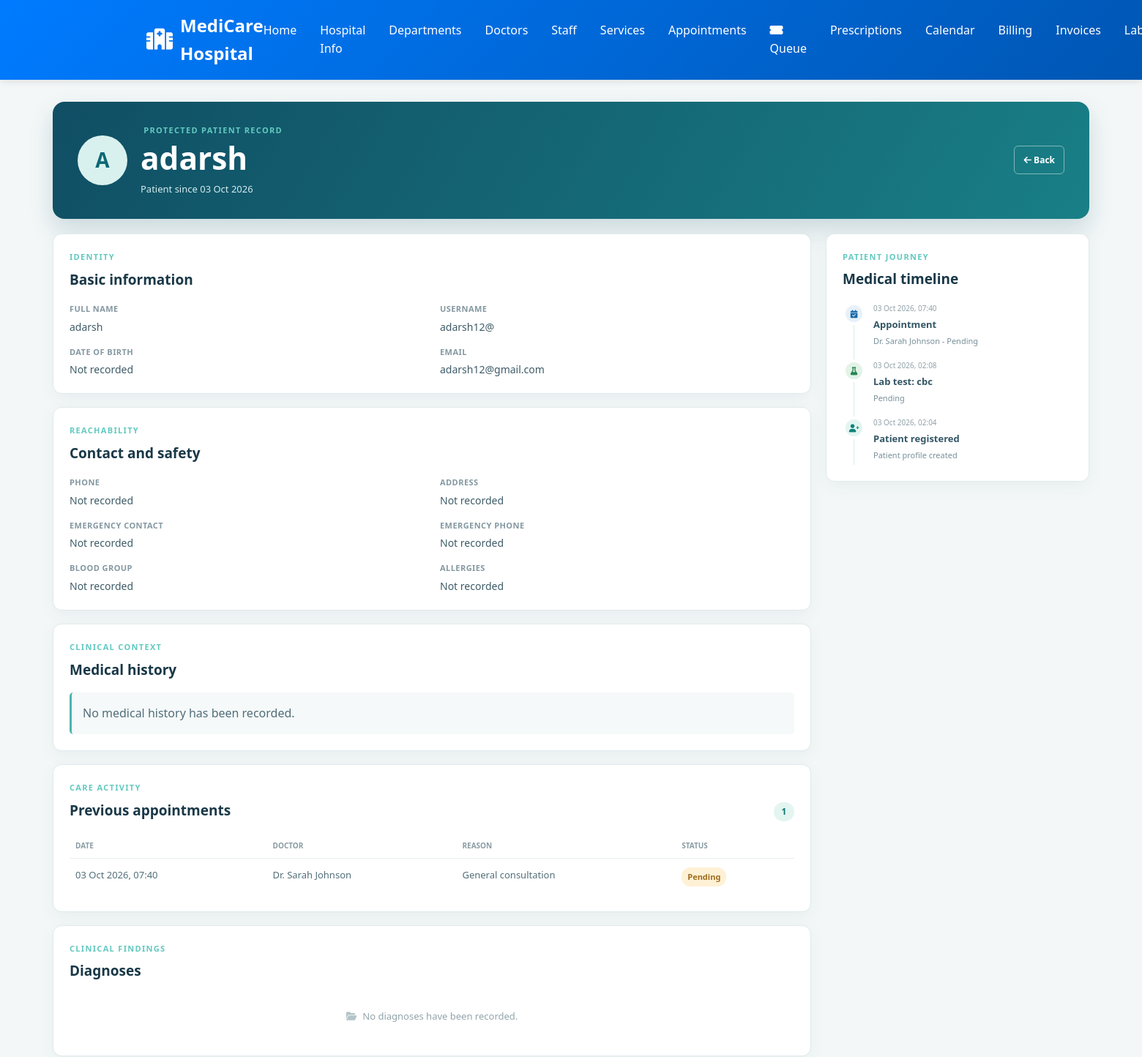
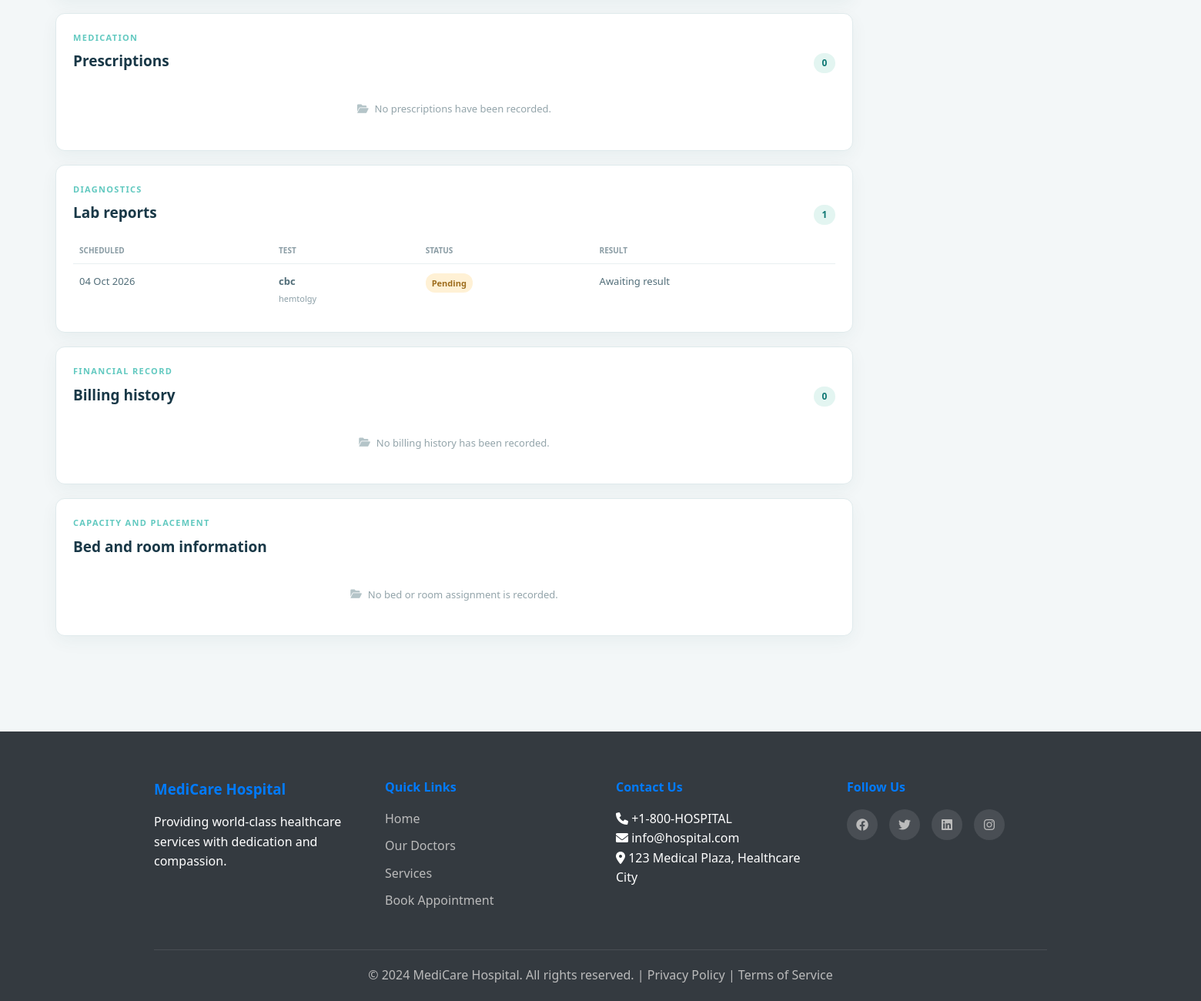
The app's page /patient-profile/5 (signed in) with its own data (2 pictures, top to bottom).
### hospital/hospital_management_system/app.py (models this page shows, shortened)
class User(db.Model):
    id = db.Column(db.Integer, primary_key=True)
    username = db.Column(db.String(80), unique=True, nullable=False)
    email = db.Column(db.String(100), unique=True, nullable=False)
    password_hash = db.Column(db.String(255), nullable=False)
    full_name = db.Column(db.String(100), nullable=False)
    user_type = db.Column(db.String(20), default='patient')  # 'admin' or 'patient'
    phone = db.Column(db.String(20))
    date_of_birth = db.Column(db.Date)
    address = db.Column(db.Text)
    medical_history = db.Column(db.Text)
    emergency_contact_name = db.Column(db.String(100))
    emergency_contact_phone = db.Column(db.String(20))
    blood_group = db.Column(db.String(10))
    allergies = db.Column(db.Text)
    created_at = db.Column(db.DateTime, default=datetime.now)
    appointments = db.relationship('Appointment', backref='user', foreign_keys='Appointment.user_id', cascade='all, delete-orphan')
    bills = db.relationship('Bill', backref='user', foreign_keys='Bill.user_id', cascade='all, delete-orphan')

class Appointment(db.Model):
    id = db.Column(db.Integer, primary_key=True)
    user_id = db.Column(db.Integer, db.ForeignKey('user.id'))
    patient_name = db.Column(db.String(100), nullable=False)
    patient_email = db.Column(db.String(100), nullable=False)
    patient_phone = db.Column(db.String(20), nullable=False)
    doctor_id = db.Column(db.Integer, db.ForeignKey('doctor.id'), nullable=False)
    appointment_date = db.Column(db.DateTime, nullable=False)
    reason = db.Column(db.Text)
    status = db.Column(db.String(20), default='Pending')
    token_number = db.Column(db.Integer)
    queue_date = db.Column(db.Date)
    queue_status = db.Column(db.String(30), default='Waiting')
    called_at = db.Column(db.DateTime)
    consultation_started_at = db.Column(db.DateTime)
    queue_completed_at = db.Column(db.DateTime)
    created_at = db.Column(db.DateTime, default=datetime.now)
    doctor = db.relationship('Doctor', backref='appointments')

class Doctor(db.Model):
    id = db.Column(db.Integer, primary_key=True)
    name = db.Column(db.String(100), nullable=False)
    specialization = db.Column(db.String(100), nullable=False)
    department_id = db.Column(db.Integer, db.ForeignKey('department.id'))
    experience = db.Column(db.Integer, nullable=False)
    phone = db.Column(db.String(20))
    email = db.Column(db.String(100))
    image = db.Column(db.String(255))
    availability = db.Column(db.String(50), default='Available')
    bio = db.Column(db.Text)
    created_at = db.Column(db.DateTime, default=datetime.now)
    department = db.relationship('Department', foreign_keys=[department_id], backref='doctors')

class LabTest(db.Model):
    id = db.Column(db.Integer, primary_key=True)
    patient_id = db.Column(db.Integer, db.ForeignKey('user.id'), nullable=False)
    requested_by_id = db.Column(db.Integer, db.ForeignKey('user.id'))
    test_name = db.Column(db.String(150), nullable=False)
    test_type = db.Column(db.String(100), nullable=False)
    scheduled_date = db.Column(db.DateTime, nullable=False)
    status = db.Column(db.String(30), nullable=False, default='Pending')
    result = db.Column(db.Text)
    reference_range = db.Column(db.String(255))
    notes = db.Column(db.Text)
    sample_collected_at = db.Column(db.DateTime)
    completed_at = db.Column(db.DateTime)
    created_at = db.Column(db.DateTime, default=datetime.now)
    patient = db.relationship('User', foreign_keys=[patient_id], backref='lab_tests')
    requested_by = db.relationship('User', foreign_keys=[requested_by_id])

### hospital/hospital_management_system/app.py (the view)
@app.route('/patient-profile')
@app.route('/patient-profile/<int:patient_id>')
@login_required
def patient_profile_page(patient_id=None):
    viewer, patient, access_error = patient_profile_access(patient_id)
    if access_error:
        return redirect(url_for('index'))
    data = patient_profile_data(patient)
    return render_template('patient_profile.html', viewer=viewer, patient=patient, can_edit=viewer.id == patient.id, **data)

### hospital/hospital_management_system/app.py (called while the page is built)
def login_required(f):
    @wraps(f)
    def decorated_function(*args, **kwargs):
        if 'user_id' not in session:
            flash('Please log in first', 'danger')
            return redirect(url_for('login'))
        return f(*args, **kwargs)
    return decorated_function

def patient_profile_access(patient_id=None):
    viewer = User.query.get(session.get('user_id'))
    patient = User.query.filter_by(id=patient_id or session.get('user_id'), user_type='patient').first()
    if not viewer or not patient:
        return None, None, ('Patient profile not found', 404)
    if patient.id == viewer.id or viewer.user_type == 'admin':
        return viewer, patient, None
    doctor = current_doctor(viewer) if viewer.user_type == 'doctor' else None
    if doctor and doctor_patient_appointment(doctor.id, patient.id):
        return viewer, patient, None
    return viewer, None, ('Access denied', 403)

### hospital/hospital_management_system/templates/patient_profile.html (shortened to what this page needs)
{% extends "base.html" %}
{% block extra_css %}<link rel="stylesheet" href="{{ url_for('static', filename='css/patient_profile.css') }}">{% endblock %}
{% macro value(text) %}<span class="profile-value">{{ text or 'Not recorded' }}</span>{% endmacro %}
{% macro empty(message) %}<div class="profile-empty"><i class="fas fa-folder-open"></i><span>{{ message }}</span></div>{% endmacro %}
{% block content %}
<div class="patient-profile-page">
    <header class="profile-hero">
        <div class="profile-avatar">{{ patient.full_name[:1]|upper }}</div>
        <div class="profile-hero-copy"><p class="profile-eyebrow"> Protected patient record</p><h1>{{ patient.full_name }}</h1><p>Patient since {{ patient.created_at.strftime('%d %b %Y') if patient.created_at else 'Not recorded' }}</p></div>
        <div class="profile-hero-actions"><a href="{{ url_for('user_dashboard') if viewer.user_type == 'patient' else url_for('index') }}" class="profile-back"><i class="fas fa-arrow-left"></i> Back</a></div>
    </header>
    <div class="profile-layout">
        <main class="profile-main">
            <section class="profile-section"><div class="profile-section-heading"><div><p class="profile-kicker">Identity</p><h2>Basic information</h2></div></div><div class="profile-detail-grid"><div><span>Full name</span>{{ value(patient.full_name) }}</div><div><span>Username</span>{{ value(patient.username) }}</div><div><span>Date of birth</span>{{ value(patient.date_of_birth.strftime('%d %b %Y') if patient.date_of_birth else None) }}</div><div><span>Email</span>{{ value(patient.email) }}</div></div></section>
            <section class="profile-section"><div class="profile-section-heading"><div><p class="profile-kicker">Reachability</p><h2>Contact and safety</h2></div></div><div class="profile-detail-grid"><div><span>Phone</span>{{ value(patient.phone) }}</div><div><span>Address</span>{{ value(patient.address) }}</div><div><span>Emergency contact</span>{{ value(patient.emergency_contact_name) }}</div><div><span>Emergency phone</span>{{ value(patient.emergency_contact_phone) }}</div><div><span>Blood group</span>{{ value(patient.blood_group) }}</div><div><span>Allergies</span>{{ value(patient.allergies) }}</div></div></section>
            <section class="profile-section"><div class="profile-section-heading"><div><p class="profile-kicker">Clinical context</p><h2>Medical history</h2></div></div><div class="history-block">{{ patient.medical_history or 'No medical history has been recorded.' }}</div></section>
            <section class="profile-section" id="appointments"><div class="profile-section-heading"><div><p class="profile-kicker">Care activity</p><h2>Previous appointments</h2></div><span class="profile-count">{{ appointments|length }}</span></div>{% if appointments %}<div class="profile-table-wrap"><table class="profile-table"><thead><tr><th>Date</th><th>Doctor</th><th>Reason</th><th>Status</th></tr></thead><tbody>{% for appointment in appointments %}<tr><td>{{ appointment.appointment_date.strftime('%d %b %Y, %H:%M') }}</td><td>{{ appointment.doctor.name }}</td><td>{{ appointment.reason or 'General consultation' }}</td><td><span class="profile-status status-{{ appointment.status|lower|replace(' ', '-') }}">{{ appointment.status }}</span></td></tr>{% endfor %}</tbody></table></div>{% else %}{{ empty('No previous appointments.') }}{% endif %}</section>
            <section class="profile-section"><div class="profile-section-heading"><div><p class="profile-kicker">Clinical findings</p><h2>Diagnoses</h2></div></div>{% if diagnoses %}<div class="diagnosis-list">{% for diagnosis in diagnoses %}<article><span>{{ diagnosis.date.strftime('%d %b %Y') }}</span><div><strong>{{ diagnosis.value }}</strong><small>{{ diagnosis.title }}</small></div></article>{% endfor %}</div>{% else %}{{ empty('No diagnoses have been recorded.') }}{% endif %}</section>
            <section class="profile-section"><div class="profile-section-heading"><div><p class="profile-kicker">Medication</p><h2>Prescriptions</h2></div><span class="profile-count">{{ prescriptions|length }}</span></div>{% if prescriptions %}<div class="profile-table-wrap"><table class="profile-table"><thead><tr><th>Issued</th><th>Medicine</th><th>Directions</th><th>Doctor</th></tr></thead><tbody>{% for prescription in prescriptions %}<tr><td>{{ prescription.created_at.strftime('%d %b %Y') }}</td><td><strong>{{ prescription.medicine }}</strong><small>{{ prescription.dosage }}</small></td><td>{{ prescription.frequency or 'As directed' }}{% if prescription.duration %}<small>{{ prescription.duration }}</small>{% endif %}</td><td>{{ prescription.doctor.name if prescription.doctor else prescription.signature_name or 'Not recorded' }}</td></tr>{% endfor %}</tbody></table></div>{% else %}{{ empty('No prescriptions have been recorded.') }}{% endif %}</section>
            <section class="profile-section"><div class="profile-section-heading"><div><p class="profile-kicker">Diagnostics</p><h2>Lab reports</h2></div><span class="profile-count">{{ lab_reports|length }}</span></div>{% if lab_reports %}<div class="profile-table-wrap"><table class="profile-table"><thead><tr><th>Scheduled</th><th>Test</th><th>Status</th><th>Result</th></tr></thead><tbody>{% for report in lab_reports %}<tr><td>{{ report.scheduled_date.strftime('%d %b %Y') }}</td><td><strong>{{ report.test_name }}</strong><small>{{ report.test_type }}</small></td><td><span class="profile-status status-{{ report.status|lower|replace(' ', '-') }}">{{ report.status }}</span></td><td>{% if report.status == 'Completed' %}<a class="profile-link" href="{{ url_for('lab_report', test_id=report.id) }}">View report</a>{% else %}Awaiting result{% endif %}</td></tr>{% endfor %}</tbody></table></div>{% else %}{{ empty('No lab reports have been recorded.') }}{% endif %}</section>
            <section class="profile-section"><div class="profile-section-heading"><div><p class="profile-kicker">Financial record</p><h2>Billing history</h2></div><span class="profile-count">{{ bills|length }}</span></div>{% if bills %}<div class="profile-table-wrap"><table class="profile-table"><thead><tr><th>Date</th><th>Description</th><th>Amount</th><th>Status</th></tr></thead><tbody>{% for bill in bills %}<tr><td>{{ bill.created_at.strftime('%d %b %Y') }}</td><td>{{ bill.description or 'Hospital service' }}</td><td>${{ '%.2f'|format(bill.amount) }}</td><td><span class="profile-status status-{{ bill.status|lower|replace(' ', '-') }}">{{ bill.status }}</span></td></tr>{% endfor %}</tbody></table></div>{% else %}{{ empty('No billing history has been recorded.') }}{% endif %}</section>
            <section class="profile-section"><div class="profile-section-heading"><div><p class="profile-kicker">Capacity and placement</p><h2>Bed and room information</h2></div></div>{% if beds %}<div class="bed-cards">{% for bed in beds %}<article><i class="fas fa-bed"></i><div><strong>Bed {{ bed.bed_number }}</strong><span>{{ bed.ward }} · {{ bed.department }}</span><small>Status: {{ bed.status }}{% if bed.assigned_at %} · Assigned {{ bed.assigned_at.strftime('%d %b %Y') }}{% endif %}</small></div></article>{% endfor %}</div>{% else %}{{ empty('No bed or room assignment is recorded.') }}{% endif %}</section>
        </main>
        <aside class="profile-side"><section class="timeline-card"><div class="profile-section-heading"><div><p class="profile-kicker">Patient journey</p><h2>Medical timeline</h2></div></div>{% if timeline %}<div class="medical-timeline">{% for event in timeline %}<article><span class="timeline-marker timeline-{{ event.type }}"><i class="fas {% if event.type == 'appointment' %}fa-calendar-check{% elif event.type == 'record' %}fa-file-medical{% elif event.type == 'prescription' %}fa-pills{% elif event.type == 'lab' %}fa-flask{% elif event.type == 'billing' %}fa-file-invoice-dollar{% elif event.type == 'bed' %}fa-bed{% else %}fa-user-plus{% endif %}"></i></span><div><time>{{ event.date.strftime('%d %b %Y, %H:%M') if event.date else 'Date not recorded' }}</time><strong>{{ event.title }}</strong><p>{{ event.detail }}</p></div></article>{% endfor %}</div>{% else %}{{ empty('No timeline events are available.') }}{% endif %}</section></aside>
    </div>
</div>
{% endblock %}

### hospital/hospital_management_system/static/css/style.css (style rules this page uses)
* { margin: 0; padding: 0; box-sizing: border-box; }
:root { --primary-color: #007bff; --secondary-color: #6c757d; --success-color: #28a745; --danger-color: #dc3545; --warning-color: #ffc107; --info-color: #17a2b8; --dark-color: #343a40; --light-color: #f8f9fa; --white: #ffffff; --shadow: 0 2px 10px rgba(0, 0, 0, 0.1); --shadow-lg: 0 5px 20px rgba(0, 0, 0, 0.15); }
html { scroll-behavior: smooth; }
body { font-family: 'Segoe UI', Tahoma, Geneva, Verdana, sans-serif; color: #333; background-color: #f5f7fa; line-height: 1.6; }
.status-pending { background: #fff3cd; color: #856404; }

### records on screen
User: full_name "A", full_name "adarsh", created_at "03 Oct 2026", full_name "adarsh adarsh12@ adarsh12@gmail.com", medical_history "No medical history has been recorded.", date "03 Oct 2026, 02:04"
Appointment: appointment_date "03 Oct 2026, 07:40", doctor.name "Dr. Sarah Johnson", reason "General consultation", status "Pending", date "03 Oct 2026, 07:40"
LabTest: scheduled_date "04 Oct 2026", test_name "cbc", test_type "hemtolgy", status "Pending", shows "Awaiting result", date "03 Oct 2026, 02:08", title "Lab test: cbc", detail "Pending"

### other values on screen
{{ text or 'Not recorded' }} "Not recorded Not recorded Not recorded Not recorded Not recorded Not recorded Not recorded"
{{ appointments|length }} "1"
{{ message }} "No diagnoses have been recorded. No prescriptions have been recorded. No billing history has been recorded. No bed or room assignment is recorded."
{{ prescriptions|length }} "0"
{{ lab_reports|length }} "1"
{{ bills|length }} "0"
{{ event.title }} "Appointment" "Patient registered"
{{ event.detail }} "Dr. Sarah Johnson - Pending" "Patient profile created"
